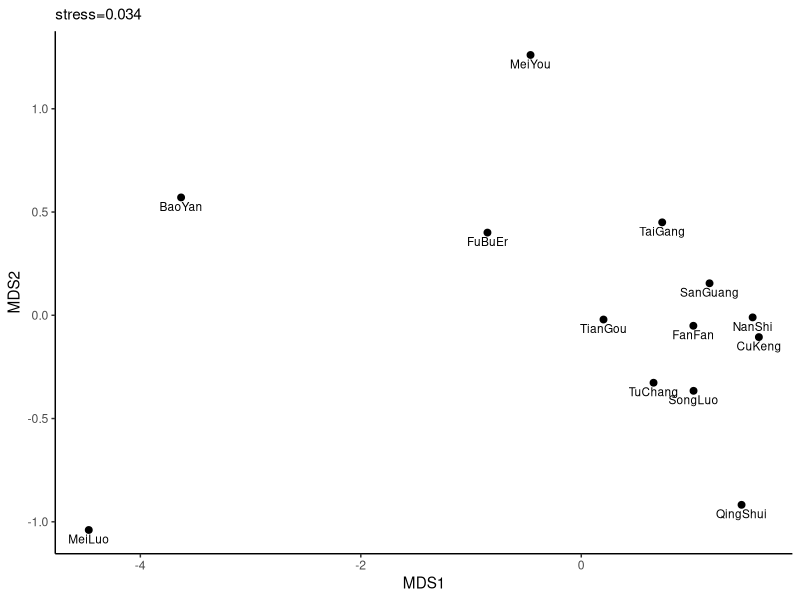

Reproduce this figure in R.

library(ggplot2)
library(vegan)
library(ggforce)

# read data
data_LAN <- read.csv("data1106.csv", header = T, row.names = 1)
#dfGroup <- read.csv("group.csv", header = T, row.names = 1)

# do NMDS
dfNmds<-metaMDS(data_LAN,distance="bray",k = 2, trymax = 100)

# form the data
data = data.frame(dfNmds$points)
#data$group = dfGroup$Group

#ggplot(data,aes(x = MDS1, y = MDS2, color = group, group = group, fill = group))+
  #geom_point(size=2)+
  #theme_classic()+
  #stat_ellipse( geom = "polygon", level = 0.95, alpha=0.3)+
  #geom_text( aes(label=rownames(data)), vjust=1.5, size=2.5, color = "black")+
  #labs( subtitle = paste("stress=",round(dfNmds$stress,3),sep=""))

 # plot
 ggplot(data,aes(x = MDS1,y = MDS2,))+
   geom_point(size=2)+
   theme_classic()+
   
   #stat_ellipse(             # add confidence interval
   #  geom = "polygon",
   #  level = 0.95,
   #  alpha=0.3)+
   
   geom_text(                # add label
     aes(label=rownames(data)),
     vjust=1.5,
     size=3,
     color = "black"
   )+
   labs(                     # add stress
     subtitle = paste("stress=",round(dfNmds$stress,3),sep="")
   )

 